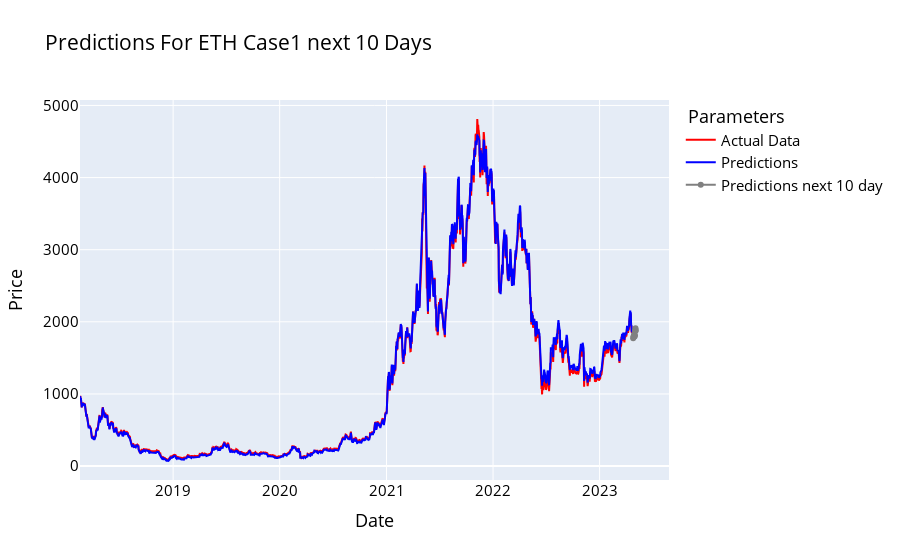

Notebook cell for this chart:
### Code cell
names = cycle(['Predictions', 'Test Data'])

fig = go.Figure()
fig.add_trace(go.Scatter(x=y_future_all.index, y=y_future_all['Adj Close'], name='Actual Data',
                         line=dict(width=2, color='red')))
fig.add_trace(go.Scatter(x=y_future_all.index, y=pred_future_all_df['Adj Close'], name='Predictions',
                         line=dict(width=2, color='blue')))

fig.add_trace(go.Scatter(x=prediction_df.index, y=prediction_df['Adj Close'], name='Predictions next 10 day',
                         line=dict(width=2, color='gray')))
fig.add_shape(type='line',
              x0=prediction_df.index[0], y0=prediction_df['Adj Close'][0],
              x1=pred_future_all_df.index[-1], y1=pred_future_all_df['Adj Close'][-1],
              line=dict(color='grey', width=2))

fig.update_layout(xaxis_title='Date', yaxis_title='Price',
                  font_size=15, font_color='black', legend_title_text=' Parameters', title = 'Predictions For ETH Case1 next 10 Days')
fig.show()

### Figure 1 — Plotly figure (JSON) as saved in the notebook; plotly's stock layout.template omitted (floating-point values rounded to 4 significant figures; data arrays with more than 128 entries replaced by an {"elided": "..."} marker saying what was removed)
{"data": [{"line": {"color": "red", "width": 2}, "name": "Actual Data", "type": "scatter", "x": {"elided": "1896 str values"}, "y": {"elided": "1896 float values"}}, {"line": {"color": "blue", "width": 2}, "name": "Predictions", "type": "scatter", "x": {"elided": "1896 str values"}, "y": {"elided": "1896 float values"}}, {"line": {"color": "gray", "width": 2}, "name": "Predictions next 10 day", "type": "scatter", "x": ["2023-04-26T00:00:00", "2023-04-27T00:00:00", "2023-04-28T00:00:00", "2023-04-29T00:00:00", "2023-04-30T00:00:00", "2023-05-01T00:00:00", "2023-05-02T00:00:00", "2023-05-03T00:00:00", "2023-05-04T00:00:00", "2023-05-05T00:00:00"], "y": [1773.0, 1796.0, 1794.0, 1822.0, 1816.0, 1797.0, 1814.0, 1872.0, 1910.0, 1878.0]}], "layout": {"font": {"color": "black", "size": 15}, "legend": {"title": {"text": " Parameters"}}, "shapes": [{"line": {"color": "grey", "width": 2}, "type": "line", "x0": "2023-04-26T00:00:00", "x1": "2023-04-26T00:00:00", "y0": 1773.0, "y1": 1908.0}], "title": {"text": "Predictions For ETH Case1 next 10 Days"}, "xaxis": {"title": {"text": "Date"}}, "yaxis": {"title": {"text": "Price"}}}}
